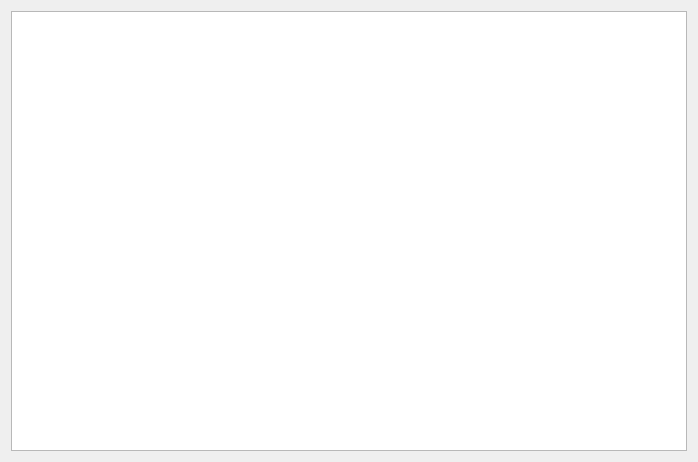
<?xml version="1.0" encoding="UTF-8"?>
<ui version="4.0">
 <class>ChooseLevelWindow</class>
 <widget class="QWidget" name="ChooseLevelWindow">
  <property name="geometry">
   <rect>
    <x>0</x>
    <y>0</y>
    <width>698</width>
    <height>462</height>
   </rect>
  </property>
  <property name="windowTitle">
   <string>Form</string>
  </property>
  <layout class="QGridLayout" name="gridLayout">
   <item row="0" column="0">
    <widget class="QGraphicsView" name="graphicsView">
     <property name="enabled">
      <bool>true</bool>
     </property>
     <property name="autoFillBackground">
      <bool>false</bool>
     </property>
     <property name="styleSheet">
      <string notr="true"/>
     </property>
    </widget>
   </item>
  </layout>
 </widget>
 <resources/>
 <connections/>
</ui>
